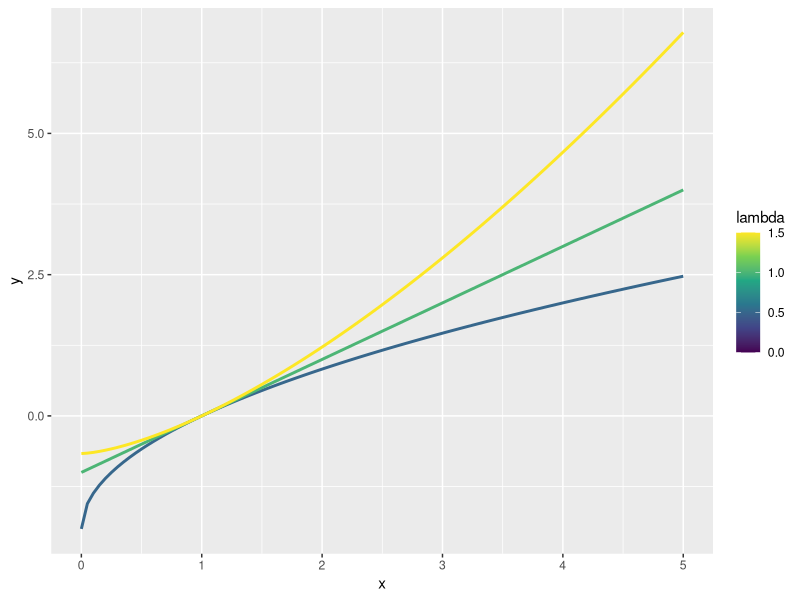
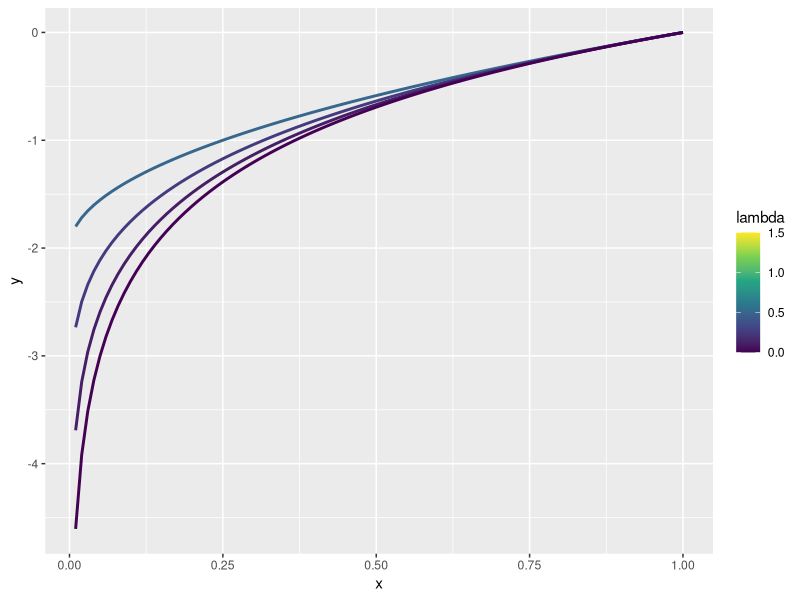

Recreate these plots in R, in order. (Note: this script raises an error after producing the figures.)
# Header 1 ====
## Header 2 ====
### Header 3 ====

# Prerequisites ====
library(rlang)
library(ggplot2)
library(scales)

# Def: A function factory is a function that makes functions. 

# Factory fundamentals ====
power1 <- function(exp) {
   function(x) {
     x ^ exp
   }
 }

 
square <- power1(2)
cube <-  power1(3)

square
cube

env_print(square)
env_print(cube)

fn_env(square)$exp
fn_env(cube)$exp

## Forcing evaluation ====
power1
x <- 2
square <-  power1(x)
x <- 3
square(2) # return 2^3


power2 <- function(exp) {
  force(exp)
  function(x) {
    x ^ exp
  }
}

x <- 2
square <-  power2(x)
x <- 3
square(2) # return 2^2


## Stateful functions ====
new_counter <-  function() {
  i <- 0
  
  function() {
    i <<-  i + 1 # super assigment operator to rebinds an existing name found in a parent environment
    i
  }
}

counter_one <- new_counter()
counter_two <- new_counter()

counter_one()
counter_two()
# >> they are independent counts

## Garbage collection ====
f1 <- function(n) {
  x <- runif(n)
  m <- mean(x)
  function() m
}

library(lobstr)
g1 <- f1(1e6)
lobstr::obj_size(g1)


f2 <- function(n) {
  x <- runif(n)
  m <- mean(x)
  rm(x)
  function() m
}

g2 <- f2(1e6)
lobstr::obj_size(g2)


# Graphical factories ====



# Statistical factories ====
## Box-Cox transformation ====

# Consider first a simple two argument function
boxcox <- function(x, lambda) {
  stopifnot(length(lambda) == 1)
  
  if (lambda == 0) {
    log(x)
  } else {
    (x ^ lambda - 1)/ lambda
  }
}

# Reformulate as a function factory 
boxcox2 <- function(lambda) {
  if (lambda == 0) {
    function(x) log(x)
  } else {
    function(x) (x ^ lambda - 1) / lambda
  }
}

stat_boxcox <-  function(lambda) {
  stat_function(aes(colour = lambda), fun = boxcox2(lambda), size = 1)
}


ggplot(data.frame(x = c(0, 5)), aes(x)) + 
  lapply(c(0.5, 1, 1.5), stat_boxcox) +
  scale_color_viridis_c(limits = c(0, 1.5))

ggplot(data.frame(x = c(0.01, 1)), aes(x)) + 
  lapply(c(0.5, 0.25, 0.1, 0), stat_boxcox) +
  scale_color_viridis_c(limits = c(0, 1.5))

## Boostrap resampling ====

boot_permute <-  function(df, var) {
  n <- nrow(df)
  force(var)
  
  function() {
    col <-  df[[var]]
    col[sample(n, replace = TRUE)]
  }
}

boot_mtcars1 <- boot_permute(mtcars, "mpg")
head(boot_mtcars1())
head(boot_mtcars1())

boot_model <- function(df, formula) {
  mod <-  lm(formula, data = df)
  fitted <-  unname(fitted(mod))
  resid <-  unname(resid(mod))
  rm(mod)
  
  function() {
    fitted + sample(resid)
  }
}

boot_mtcars2 <- boot_model(mtcars, mpg ~ wt)
head(boot_mtcars2())
head(boot_mtcars2())

## Maximum likelihood estimation ====


# Function factories and functionals
names <-  list(
  square = 2,
  cube = 3,
  root = 1/2,
  cuberoot = 1/3,
  reciprocal = -1
)

funs <-  purrr::map(names, power1)

funs$root(64)
funs$root

# Three alternative ways
with(funs, root(64))

attach(funs)
roor(64)
detach(funs)

rlang::env_bind(globalenv(), !!!funs)
root(64)
rlang::env_unbind(globalenv(), names(funs))
